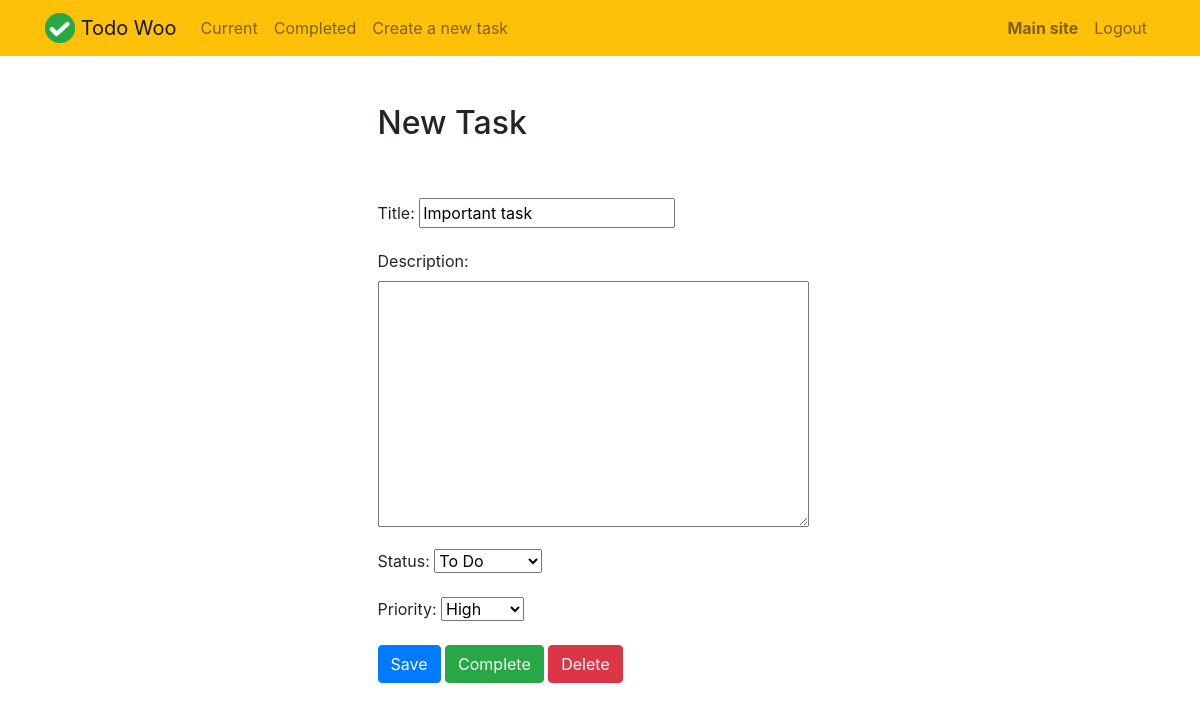
The page /todo/tasks/7/ (signed in) on the database its author committed.
### apps/todo/models.py (models this page shows, shortened)
class ToDo(models.Model):
    created_at = models.DateTimeField(
        auto_now_add=True,
    )
    title = models.CharField(
        max_length=140,
    )
    description = models.TextField(
        null=True,
        blank=True,
    )
    status = models.CharField(
        max_length=16,
        choices=Status.choices,
        default=Status.TODO,
    )
    priority = models.IntegerField(
        choices=Priority.choices,
        default=Priority.MEDIUM,
    )
    deadline = models.DateField(
        null=True,
        blank=True,
    )
    completed_on = models.DateTimeField(
        null=True,
        blank=True,
    )
    assigned_to = models.ForeignKey(
        User,
        on_delete=models.CASCADE,
    )

### apps/todo/views.py (the view, shortened to what this page needs)
# urls.py: path('tasks/<int:todo_pk>/', views.view_todo, name='view_todo'),
@login_required(login_url='/todo/login/')
def view_todo(request, todo_pk):
    task = get_object_or_404(ToDo, pk=todo_pk, assigned_to=request.user)
    if request.method == 'GET':
        form = ToDoForm(instance=task)
        return render(request, 'todo/todo_task.html', {'task': task, 'form': form})

### apps/todo/forms.py
class ToDoForm(ModelForm):
    class Meta:
        model = ToDo
        fields = [
            'title',
            'description',
            'status',
            'priority',
        ]

### templates/todo/todo_task.html (shortened to what this page needs)
{% extends 'todo/todo_base.html' %}
{% block content %}
    <div class="row justify-content-center mt-5">
        <div class="col-md-5">
            <h2>New Task</h2>
        </div>
    </div>
    <div class="row justify-content-center mt-5">
        <div class="col-md-5">
            <form method="POST">
                {{ form.as_p }}
                <button type="submit" class="btn btn-primary">Save</button>
                <button type="button" class="btn btn-success" onclick="$('#complete').click()">Complete</button>
                <button type="button" class="btn btn-danger" onclick="$('#delete').click()">Delete</button>
            </form>
        </div>
    </div>
{% endblock %}

### rows shown on the page
ToDo: title "Important task", status "To Do", priority "High"
